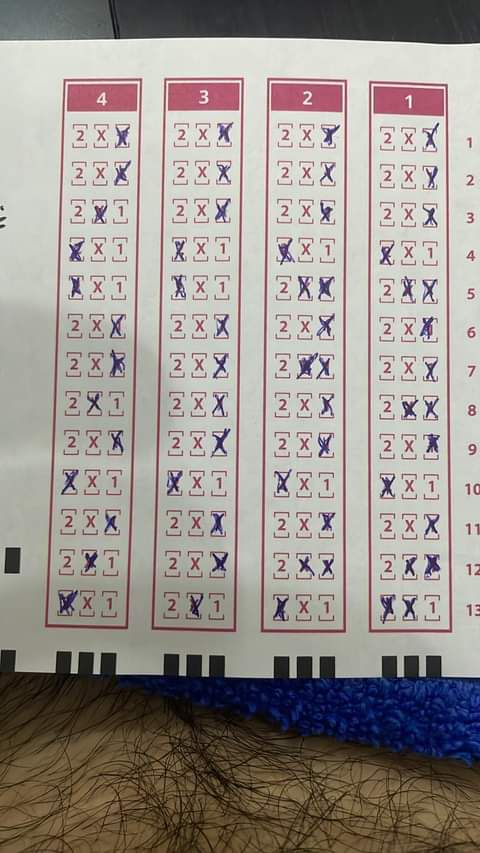
#> input picture images/test_img.jpg, 480 x 853 px
$ python main.py
#> lines starting #> are read from the running program, lines starting #| are printed output that depends on the picture; after the words box and inside, x2 and y2 are one past the last pixel; in counts of white or black regions, pixels touching at a corner belong together
### utilis.py
import cv2
import numpy as np
import tkinter as tk
from tkinter import Canvas, Scrollbar
from PIL import Image, ImageTk

# [50 lines left out: function display_images_scrollable, not called in this run]

def rectContours(countours):
    # Filter the area out as we do not want any small rectangles,
    # Check for significant rectangles. THen we want to filter out
    # if rectangle has 4 corner points. So we will loop through all
    # the area in order to filter it out.

    rectCont = []  #  List containing all the corner points of each rectangle
    for i in countours:
        area = cv2.contourArea(i)
        # print("Area: ", area)
        if area > 5000:  #  Neglect the very small values as they represent the small rectangles
            perimeter = cv2.arcLength(i, True)
            approx = cv2.approxPolyDP(i, 0.02*perimeter, True)  #  Approximate how many corner points the polygon has
            print("Corner Points: 👇")
            print()
            print(approx)
            print("Length of Corner Points: ",len(approx))
            print()
            if len(approx) == 4:  # Select the rectangle
                rectCont.append(i)  #  Append the contour itself in the list each time we getting the rectangle

    #  Now arrange the rectangle based on their area
    rectCont= sorted(rectCont,key=cv2.contourArea,reverse=True)

    return rectCont

def getCornerPoints(cont):
    perimeter = cv2.arcLength(cont, True)
    approx = cv2.approxPolyDP(cont, 0.02*perimeter, True)  #  Approximate how many corner points the polygon has
    return approx

def reorder(myPoints):
    myPoints = myPoints.reshape((4,2))
    myPointsNew = np.zeros((4,1,2), np.int32)
    add = myPoints.sum(1)  #  1 is the axis
    #print(myPoints)
    #print(add)
    myPointsNew[0]= myPoints[np.argmin(add)]  #  Our first point in the list should be minimum - [0, 0]
    myPointsNew[3]= myPoints[np.argmax(add)]  #  Our last point in the list should be maximum - [w, h]
    diff = np.diff(myPoints,axis=1)
    myPointsNew[1] = myPoints[np.argmin(diff)]  # [w , 0]
    myPointsNew[2] = myPoints[np.argmax(diff)]  # [0, h]
    #print(diff)
    return myPointsNew

### main.py
import cv2
import numpy as np
import utilis as utl

img_width, img_height = 500, 500 # img dimensions

img = cv2.imread("images/test_img.jpg")
#> img is the input picture: shape (853, 480, 3); mean B, G, R 143.3, 148.3, 155.3
img = cv2.resize(img, (img_width, img_height))
#> img: shape (500, 500, 3)
imgContours = img.copy()
imgBiggestContours = img.copy()

# ----------------------Image Pre-Processing-------------------------------------

imgGray = cv2.cvtColor(img,cv2.COLOR_BGR2GRAY)  # Covert img to grayscale
imgBlur = cv2.GaussianBlur(imgGray,(3,3),1)  # Apply gaussian blur, parameter=>(grayscaled_img,kernel,sigma)

imgCanny = cv2.Canny(imgBlur,338,0)  # Canny edge detector to Detect edges, Parameters=>(Blurred Image, Thresh values)
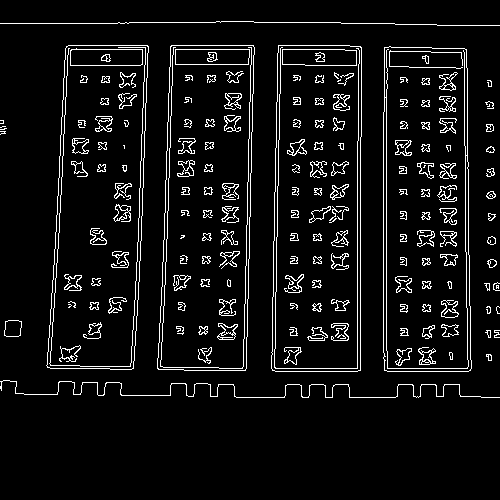
#> imgCanny: shape (500, 500); 6.7% white in thin lines or dots, all inside (x1, y1, x2, y2) = (0, 21, 500, 398)

# ----------------------Finding All Countours-------------------------------------
contours, hierarchy = cv2.findContours(imgCanny, cv2.RETR_EXTERNAL, cv2.CHAIN_APPROX_NONE)
#> contours = 29 contours, 14 with area under 20; largest, box (x1, y1, x2, y2) and area: (271, 45, 362, 372) 28018, (157, 45, 255, 371) 27743, (383, 46, 472, 372) 27475, (46, 45, 149, 370) 27418, (4, 320, 22, 337) 246
cv2.drawContours(imgContours, contours, -1, (0,255,0), 5)  # Parameters=>(imgContours, contours, <<how many | in my case all>>, <<color | in my case GREEN>>, <<Thickness>>)
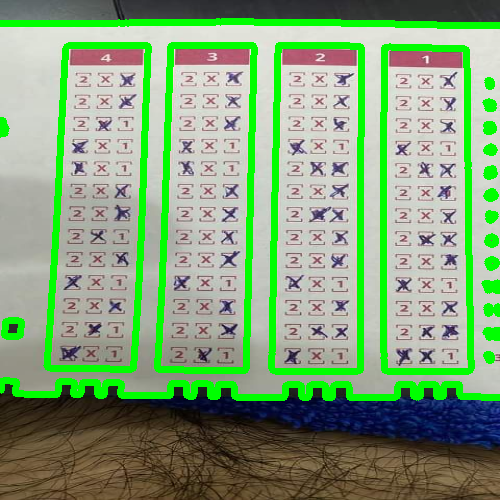
#> imgContours: shape (500, 500, 3); mean B, G, R 123.1, 162.9, 132.9

# ----------------------Find Rectangles-------------------------------------
rectCont = utl.rectContours(contours)
#> the loop in rectContours, `for i in countours:` made 29 passes
#> (area, perimeter, approx) on passes 25 to 28: (27475, 819.5, [[384, 47], [384, 370], [468, 371], [466, 49]]), (28017.5, 825.2, [[278, 45], [271, 368], [357, 371], [361, 47]]), (27743, 828.8, [[171, 45], [157, 368], [245, 370], [254, 47]]), (27417.5, 828, [[68, 45], [46, 365], [131, 369], [148, 46]])
#> area on passes 1, 2, 4, 5, 11, 12: 36.5, 22, 20, 246, 53.5, 50.5
#> (printed output is left out)
#> after the loop in rectContours, `for i in countours:`: rectCont = 4 contours; box (x1, y1, x2, y2) and area: (271, 45, 362, 372) 28018, (157, 45, 255, 371) 27743, (383, 46, 472, 372) 27475, (46, 45, 149, 370) 27418
firstCont = utl.getCornerPoints(rectCont[0])
#> in getCornerPoints, `perimeter = cv2.arcLength(cont, True)`: perimeter = 825.2
#> in getCornerPoints, `approx = cv2.approxPolyDP(cont, 0.02*perimeter, True)`: approx = [[278, 45], [271, 368], [357, 371], [361, 47]]
#> firstCont = [[278, 45], [271, 368], [357, 371], [361, 47]]
secondCont = utl.getCornerPoints(rectCont[1])
#> secondCont = [[171, 45], [157, 368], [245, 370], [254, 47]]
thirdCont = utl.getCornerPoints(rectCont[2])
#> thirdCont = [[384, 47], [384, 370], [468, 371], [466, 49]]
fourthCont = utl.getCornerPoints(rectCont[3])
#> fourthCont = [[68, 45], [46, 365], [131, 369], [148, 46]]


if firstCont.size != 0 and secondCont.size != 0 and thirdCont.size != 0 and fourthCont.size != 0:
    cv2.drawContours(imgBiggestContours, firstCont,-1,(0,255,0),10)  # Label: BOX#2
    cv2.drawContours(imgBiggestContours, secondCont,-1,(0,255,0),10)  # Label: BOX#3
    cv2.drawContours(imgBiggestContours, thirdCont,-1,(0,255,0),10)  # Label: BOX#1
    cv2.drawContours(imgBiggestContours, fourthCont,-1,(0,255,0),10)  # Label: BOX#4
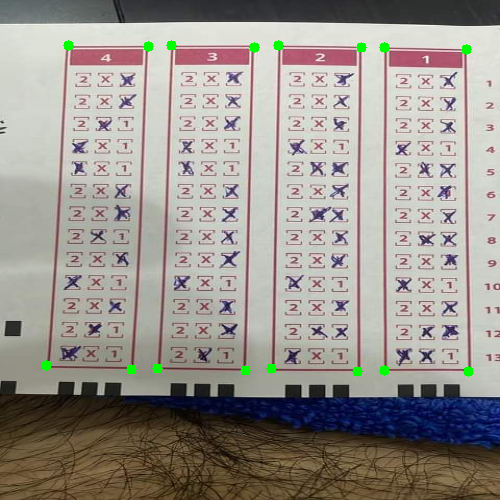
#> imgBiggestContours: shape (500, 500, 3); mean B, G, R 142.4, 148.7, 154.3

    firstCont = utl.reorder(firstCont)
#> in reorder, `myPoints = myPoints.reshape((4,2))`: myPoints = [[278, 45], [271, 368], [357, 371], [361, 47]]
#> in reorder, `add = myPoints.sum(1)`: add = [323, 639, 728, 408]
#> in reorder, `diff = np.diff(myPoints,axis=1)`: diff = [-233, 97, 14, -314]
#> firstCont = [[278, 45], [361, 47], [271, 368], [357, 371]]
    secondCont = utl.reorder(secondCont)
#> secondCont = [[171, 45], [254, 47], [157, 368], [245, 370]]
    thirdCont = utl.reorder(thirdCont)
#> thirdCont = [[384, 47], [466, 49], [384, 370], [468, 371]]
    fourthCont = utl.reorder(fourthCont)
#> fourthCont = [[68, 45], [148, 46], [46, 365], [131, 369]]

    # ------------------For Bird Eye View---------------------------
    first_pt1 = np.float32(firstCont)
#> first_pt1 = [[278, 45], [361, 47], [271, 368], [357, 371]]
    first_pt2 = np.float32([[0,0], [200, 0], [0, img_height], [200, img_height]])
    first_matrix = cv2.getPerspectiveTransform(first_pt1, first_pt2)
#> first_matrix = [[2.45, 0.0531, -683], [-0.0392, 1.63, -62.26], [3.11e-05, 0.000115, 1]]
    first_imgWarpColored = cv2.warpPerspective(img, first_matrix, (200, img_height))
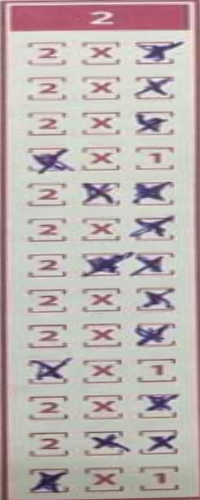
#> first_imgWarpColored: shape (500, 200, 3); mean B, G, R 177, 178.5, 189

    second_pt1 = np.float32(secondCont)
#> second_pt1 = [[171, 45], [254, 47], [157, 368], [245, 370]]
    second_pt2 = np.float32([[0,0], [200, 0], [0, img_height], [200, img_height]])
    second_matrix = cv2.getPerspectiveTransform(second_pt1, second_pt2)
#> second_matrix = [[2.42, 0.105, -419], [-0.0398, 1.65, -67.48], [-8.78e-06, 0.000187, 1]]
    second_imgWarpColored = cv2.warpPerspective(img, second_matrix, (200, img_height))
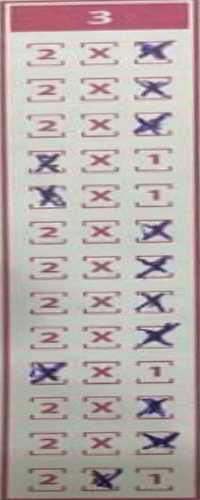
#> second_imgWarpColored: shape (500, 200, 3); mean B, G, R 169.3, 171.5, 182.4

    third_pt1 = np.float32(thirdCont)
#> third_pt1 = [[384, 47], [466, 49], [384, 370], [468, 371]]
    third_pt2 = np.float32([[0,0], [200, 0], [0, img_height], [200, img_height]])
    third_matrix = cv2.getPerspectiveTransform(third_pt1, third_pt2)
#> third_matrix = [[2.4, -2.77e-18, -922.6], [-0.0382, 1.57, -58.98], [-4e-05, 7.49e-05, 1]]
    third_imgWarpColored = cv2.warpPerspective(img, third_matrix, (200, img_height))
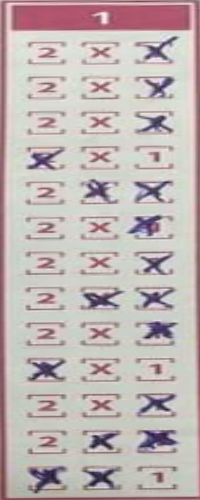
#> third_imgWarpColored: shape (500, 200, 3); mean B, G, R 180.3, 181.8, 192.6

    fourth_pt1 = np.float32(fourthCont)
#> fourth_pt1 = [[68, 45], [148, 46], [46, 365], [131, 369]]
    fourth_pt2 = np.float32([[0,0], [200, 0], [0, img_height], [200, img_height]])
    fourth_matrix = cv2.getPerspectiveTransform(fourth_pt1, fourth_pt2)
#> fourth_matrix = [[2.56, 0.176, -182.1], [-0.0211, 1.69, -74.6], [0.000107, 0.000212, 1]]
    fourth_imgWarpColored = cv2.warpPerspective(img, fourth_matrix, (200, img_height))

    # ------------------Now we are going to find which boxes(options) are marked and which are not based on the pixel values in the image because markde options will have dense pixel values---------------------------
    first_imgWarpGray = cv2.cvtColor(first_imgWarpColored, cv2.COLOR_BGR2GRAY)
    first_imgThresh = cv2.threshold(first_imgWarpGray,140,255,cv2.THRESH_BINARY_INV)[1]
#> first_imgThresh: shape (500, 200); 17.4% white; 152 white regions (87 under 20 px), largest, box (x1, y1, x2, y2) and area: (0, 0, 200, 500) 4298, (12, 5, 189, 31) 4097, (29, 468, 69, 493) 612
    # Define the coordinates of the region to crop
    first_x1, first_y1 = 0, 30  # Top-left corner
    first_x2, first_y2 = first_imgThresh.shape[1],first_imgThresh.shape[0]  # Bottom-right corner
#> first_x2 = 200; first_y2 = 500
    # Crop the region
    first_imgThresh_final = first_imgThresh[first_y1:first_y2, first_x1:first_x2]
#> first_imgThresh_final: shape (470, 200); 13.7% white; 153 white regions (87 under 20 px), largest, box (x1, y1, x2, y2) and area: (0, 0, 9, 470) 2514, (196, 0, 200, 401) 1331, (29, 438, 69, 463) 612

    second_imgWarpGray = cv2.cvtColor(second_imgWarpColored, cv2.COLOR_BGR2GRAY)
    second_imgThresh = cv2.threshold(second_imgWarpGray,140,255,cv2.THRESH_BINARY_INV)[1]
#> second_imgThresh: shape (500, 200); 20.1% white; 157 white regions (98 under 20 px), largest, box (x1, y1, x2, y2) and area: (0, 0, 200, 500) 7506, (11, 3, 188, 32) 4150, (29, 362, 67, 385) 539
    # Define the coordinates of the region to crop
    second_x1, second_y1 = 0, 30  # Top-left corner
    second_x2, second_y2 = second_imgThresh.shape[1],second_imgThresh.shape[0]  # Bottom-right corner
#> second_x2 = 200; second_y2 = 500
    # Crop the region
    second_imgThresh_final = second_imgThresh[second_y1:second_y2, second_x1:second_x2]
#> second_imgThresh_final: shape (470, 200); 16.6% white; 157 white regions (98 under 20 px), largest, box (x1, y1, x2, y2) and area: (0, 0, 200, 470) 7159, (29, 332, 67, 355) 539, (136, 401, 180, 420) 460

    third_imgWarpGray = cv2.cvtColor(third_imgWarpColored, cv2.COLOR_BGR2GRAY)
    third_imgThresh = cv2.threshold(third_imgWarpGray,140,255,cv2.THRESH_BINARY_INV)[1]
#> third_imgThresh: shape (500, 200); 16.5% white; 152 white regions (102 under 20 px), largest, box (x1, y1, x2, y2) and area: (0, 0, 200, 500) 4232, (12, 5, 190, 30) 4193, (28, 466, 66, 494) 541
    # Define the coordinates of the region to crop
    third_x1, third_y1 = 0, 30  # Top-left corner
    third_x2, third_y2 = third_imgThresh.shape[1],third_imgThresh.shape[0]  # Bottom-right corner
#> third_x2 = 200; third_y2 = 500
    # Crop the region
    third_imgThresh_final = third_imgThresh[third_y1:third_y2, third_x1:third_x2]
#> third_imgThresh_final: shape (470, 200); 12.6% white; 152 white regions (102 under 20 px), largest, box (x1, y1, x2, y2) and area: (0, 0, 200, 470) 2624, (196, 0, 200, 407) 1141, (28, 436, 66, 464) 541

    fourth_imgWarpGray = cv2.cvtColor(fourth_imgWarpColored, cv2.COLOR_BGR2GRAY)
    fourth_imgThresh = cv2.threshold(fourth_imgWarpGray,140,255,cv2.THRESH_BINARY_INV)[1]
#> fourth_imgThresh: shape (500, 200); 20.7% white; 140 white regions (60 under 20 px), largest, box (x1, y1, x2, y2) and area: (7, 5, 188, 33) 4306, (0, 56, 10, 500) 2623, (0, 0, 200, 283) 1009
    # Define the coordinates of the region to crop
    fourth_x1, fourth_y1 = 0, 30  # Top-left corner
    fourth_x2, fourth_y2 = fourth_imgThresh.shape[1],fourth_imgThresh.shape[0]  # Bottom-right corner
#> fourth_x2 = 200; fourth_y2 = 500
    # Crop the region
    fourth_imgThresh_final = fourth_imgThresh[fourth_y1:fourth_y2, fourth_x1:fourth_x2]
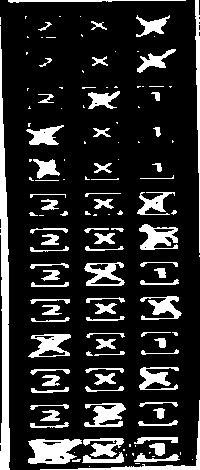
#> fourth_imgThresh_final: shape (470, 200); 17.3% white; 139 white regions (59 under 20 px), largest, box (x1, y1, x2, y2) and area: (0, 26, 10, 470) 2623, (28, 439, 82, 464) 962, (195, 0, 200, 253) 633

imgBlank = np.zeros_like(img)
imageArray = ([img, imgGray, imgBlur, imgCanny, imgContours, imgBiggestContours, first_imgWarpColored, first_imgThresh_final, second_imgWarpColored, second_imgThresh_final, third_imgWarpColored, third_imgThresh_final, fourth_imgWarpColored, fourth_imgThresh_final])

# utl.display_images_scrollable(imageArray)

#> (the run stopped early here; a loop or call above may not have finished)
